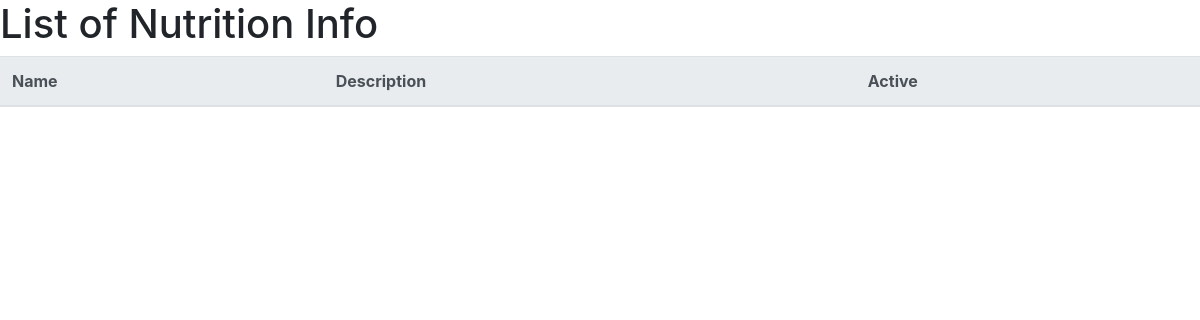
/products-list/ (signed in), run on an earlier commit of the app's database.
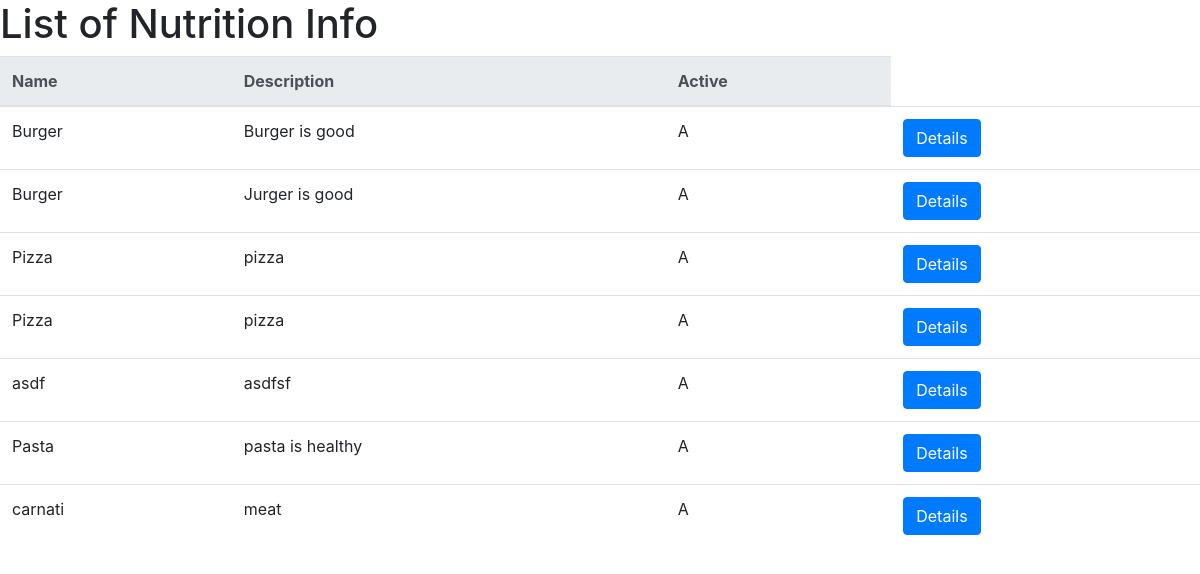
And on a later commit of the database.
### foodCMS/models.py (models this page shows, shortened)
class Products(models.Model):
    PROD_STATUS = (
        ('A','ACTIVE'),
        ('INA','INACTIVE'),
    )
    name = models.CharField(max_length=200,verbose_name="Name")
    description = models.CharField(max_length=1000, verbose_name="Description")
    status = models.CharField(max_length=3,choices=PROD_STATUS,verbose_name="Active")

### foodCMS/views.py (the view)
# urls.py: path('products-list/', views.ProductsListView.as_view(),
@method_decorator(login_required, name="dispatch")
class ProductsListView(ListView):
    model = Products
    template_name = 'foodCMS/products/prodcutslist.html'

### foodCMS/templates/foodCMS/products/prodcutslist.html
{% extends "../base.html" %}
{% block maincontent %}
<h1>List of Nutrition Info</h1>
<table class="table">
    <tr>
        <thead class="thead-light">
            <tr>
                <th scope="col">Name</th>
                <th scope="col">Description</th>
                <th scope="col">Active</th>
            </tr>
        </thead>
        <tbody>
                {% for product in object_list %}
                <tr>
                    <td>{{product.name}}</td>
                    <td>{{product.description}}</td>
                    <td>{{product.status}}</td>
                    <td><a class="btn btn-primary" href="{% url 'products-details' product.id  %}">
                            Details
                        </a>
                    </td>
                </tr>
                {% endfor %}
        </tbody>
</table>
{% endblock %}

### foodCMS/templates/foodCMS/base.html (shortened to what this page needs)
<!doctype html>
<html lang="en">
  <head>
    <link rel="stylesheet" href="https://stackpath.bootstrapcdn.com/bootstrap/4.3.1/css/bootstrap.min.css">
  </head>
<body>
    {% block maincontent %}{% endblock %}
</body>
</html>

What changed in the data, as far as the page shows it:
added Products: name "Burger", description "Burger is good", status "A"
added Products: name "Burger", description "Jurger is good", status "A"
added Products: name "Pizza", description "pizza", status "A"
added Products: name "Pizza", description "pizza", status "A"
added Products: name "asdf", description "asdfsf", status "A"
added Products: name "Pasta", description "pasta is healthy", status "A"
added Products: name "carnati", description "meat", status "A"
